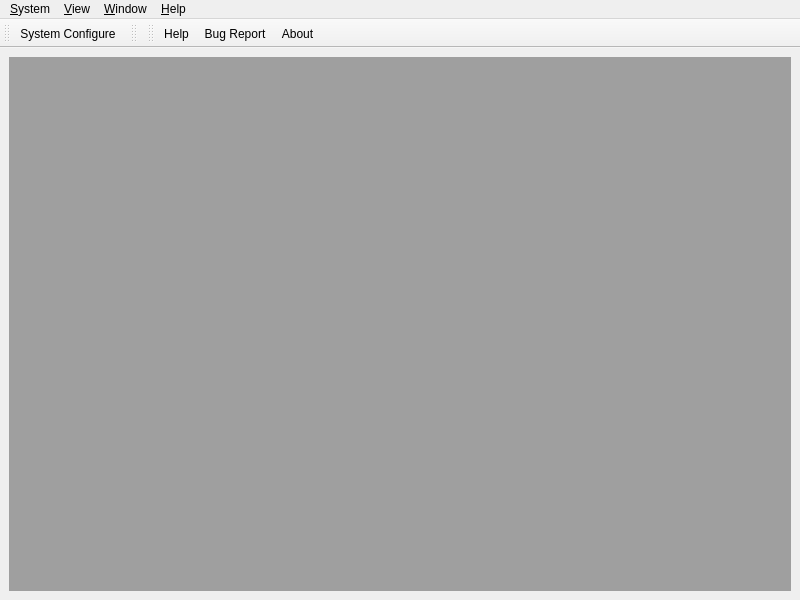
<?xml version="1.0" encoding="UTF-8"?>
<ui version="4.0">
 <class>MainWindowUIClass</class>
 <widget class="QMainWindow" name="MainWindowUIClass">
  <property name="geometry">
   <rect>
    <x>0</x>
    <y>0</y>
    <width>800</width>
    <height>600</height>
   </rect>
  </property>
  <property name="acceptDrops">
   <bool>true</bool>
  </property>
  <property name="whatsThis">
   <string>Main Window</string>
  </property>
  <widget class="QWidget" name="centralwidget">
   <layout class="QGridLayout" name="gridLayout">
    <item row="0" column="0">
     <widget class="QMdiArea" name="mdiArea">
      <property name="acceptDrops">
       <bool>false</bool>
      </property>
      <property name="verticalScrollBarPolicy">
       <enum>Qt::ScrollBarAsNeeded</enum>
      </property>
      <property name="horizontalScrollBarPolicy">
       <enum>Qt::ScrollBarAsNeeded</enum>
      </property>
      <property name="viewMode">
       <enum>QMdiArea::SubWindowView</enum>
      </property>
     </widget>
    </item>
   </layout>
  </widget>
  <widget class="QMenuBar" name="menubar">
   <property name="geometry">
    <rect>
     <x>0</x>
     <y>0</y>
     <width>800</width>
     <height>23</height>
    </rect>
   </property>
   <widget class="QMenu" name="menuSystem">
    <property name="title">
     <string>&amp;System</string>
    </property>
    <addaction name="actionSystemConfigure"/>
    <addaction name="separator"/>
    <addaction name="actionQuit"/>
   </widget>
   <widget class="QMenu" name="menuView">
    <property name="title">
     <string>&amp;View</string>
    </property>
    <addaction name="actionShowMinimized"/>
    <addaction name="actionShowMaximized"/>
    <addaction name="actionShowFullScreen"/>
    <addaction name="actionShowNormal"/>
   </widget>
   <widget class="QMenu" name="menuHelp">
    <property name="title">
     <string>&amp;Help</string>
    </property>
    <addaction name="actionHelp"/>
    <addaction name="actionBugReport"/>
    <addaction name="actionAboutQt"/>
    <addaction name="actionAbout"/>
   </widget>
   <widget class="QMenu" name="menuWindow">
    <property name="title">
     <string>&amp;Window</string>
    </property>
    <widget class="QMenu" name="menuSubWindows">
     <property name="title">
      <string>Subwindows</string>
     </property>
    </widget>
    <addaction name="actionCloseSubWindow"/>
    <addaction name="actionCloseAllSubWindows"/>
    <addaction name="separator"/>
    <addaction name="actionTitleSubWindows"/>
    <addaction name="actionCascadeSubWindows"/>
    <addaction name="separator"/>
    <addaction name="actionNextSubWindow"/>
    <addaction name="actionPreviousSubWindow"/>
    <addaction name="separator"/>
    <addaction name="menuSubWindows"/>
   </widget>
   <addaction name="menuSystem"/>
   <addaction name="menuView"/>
   <addaction name="menuWindow"/>
   <addaction name="menuHelp"/>
  </widget>
  <widget class="QToolBar" name="toolBarSystem">
   <property name="windowTitle">
    <string>System</string>
   </property>
   <attribute name="toolBarArea">
    <enum>TopToolBarArea</enum>
   </attribute>
   <attribute name="toolBarBreak">
    <bool>false</bool>
   </attribute>
   <addaction name="actionSystemConfigure"/>
  </widget>
  <widget class="QToolBar" name="toolBarPlugins">
   <property name="windowTitle">
    <string>Plug-ins</string>
   </property>
   <attribute name="toolBarArea">
    <enum>TopToolBarArea</enum>
   </attribute>
   <attribute name="toolBarBreak">
    <bool>false</bool>
   </attribute>
  </widget>
  <widget class="QToolBar" name="toolBarHelp">
   <property name="windowTitle">
    <string>Help</string>
   </property>
   <attribute name="toolBarArea">
    <enum>TopToolBarArea</enum>
   </attribute>
   <attribute name="toolBarBreak">
    <bool>false</bool>
   </attribute>
   <addaction name="actionHelp"/>
   <addaction name="actionBugReport"/>
   <addaction name="actionAbout"/>
  </widget>
  <action name="actionQuit">
   <property name="text">
    <string>&amp;Quit</string>
   </property>
   <property name="toolTip">
    <string>Quit</string>
   </property>
   <property name="statusTip">
    <string>Quit</string>
   </property>
   <property name="whatsThis">
    <string>Quit</string>
   </property>
  </action>
  <action name="actionLanguageDefaultEnglish">
   <property name="text">
    <string>Default(English)</string>
   </property>
   <property name="statusTip">
    <string>Default(English)</string>
   </property>
   <property name="whatsThis">
    <string>Default(English)</string>
   </property>
  </action>
  <action name="actionStylePlastique">
   <property name="checkable">
    <bool>true</bool>
   </property>
   <property name="text">
    <string>Plastique</string>
   </property>
   <property name="toolTip">
    <string>Plastique Style</string>
   </property>
   <property name="statusTip">
    <string>Plastique Style</string>
   </property>
   <property name="whatsThis">
    <string>Plastique Style</string>
   </property>
  </action>
  <action name="actionStyleCleanlooks">
   <property name="checkable">
    <bool>true</bool>
   </property>
   <property name="text">
    <string>Cleanlooks</string>
   </property>
   <property name="toolTip">
    <string>Cleanlooks Style</string>
   </property>
   <property name="statusTip">
    <string>Cleanlooks Style</string>
   </property>
   <property name="whatsThis">
    <string>Cleanlooks Style</string>
   </property>
  </action>
  <action name="actionUseStylesPalette">
   <property name="checkable">
    <bool>true</bool>
   </property>
   <property name="text">
    <string>Use Style's Palette</string>
   </property>
   <property name="statusTip">
    <string>Use Style's Palette</string>
   </property>
   <property name="whatsThis">
    <string>Use Style's Palette</string>
   </property>
  </action>
  <action name="actionAbout">
   <property name="icon">
    <iconset resource="../resources.qrc">
     <normaloff>:/resources/images/about.png</normaloff>:/resources/images/about.png</iconset>
   </property>
   <property name="text">
    <string>About</string>
   </property>
   <property name="toolTip">
    <string>About</string>
   </property>
   <property name="statusTip">
    <string>About</string>
   </property>
   <property name="whatsThis">
    <string>About</string>
   </property>
  </action>
  <action name="actionBugReport">
   <property name="icon">
    <iconset resource="../resources.qrc">
     <normaloff>:/resources/images/bugreport.png</normaloff>:/resources/images/bugreport.png</iconset>
   </property>
   <property name="text">
    <string>Bug Report</string>
   </property>
   <property name="toolTip">
    <string>Bug Report</string>
   </property>
   <property name="statusTip">
    <string>Bug Report</string>
   </property>
   <property name="whatsThis">
    <string>Bug Report</string>
   </property>
  </action>
  <action name="actionHelp">
   <property name="icon">
    <iconset resource="../resources.qrc">
     <normaloff>:/resources/images/help.png</normaloff>:/resources/images/help.png</iconset>
   </property>
   <property name="text">
    <string>Help</string>
   </property>
   <property name="statusTip">
    <string>Help</string>
   </property>
   <property name="whatsThis">
    <string>Help</string>
   </property>
  </action>
  <action name="actionSystemConfigure">
   <property name="icon">
    <iconset resource="../resources.qrc">
     <normaloff>:/resources/images/configure.png</normaloff>:/resources/images/configure.png</iconset>
   </property>
   <property name="text">
    <string>System Configure</string>
   </property>
   <property name="toolTip">
    <string>System Configure</string>
   </property>
   <property name="statusTip">
    <string>System Configure</string>
   </property>
   <property name="whatsThis">
    <string>System Configure</string>
   </property>
  </action>
  <action name="actionCloseSubWindow">
   <property name="enabled">
    <bool>false</bool>
   </property>
   <property name="text">
    <string>Close Window</string>
   </property>
   <property name="toolTip">
    <string>Close the active window</string>
   </property>
   <property name="statusTip">
    <string>Close the active window</string>
   </property>
   <property name="whatsThis">
    <string>Close the active window</string>
   </property>
  </action>
  <action name="actionCloseAllSubWindows">
   <property name="enabled">
    <bool>false</bool>
   </property>
   <property name="text">
    <string>Close All Windows</string>
   </property>
   <property name="toolTip">
    <string>Close all the windows</string>
   </property>
   <property name="statusTip">
    <string>Close all the windows</string>
   </property>
   <property name="whatsThis">
    <string>Close all the windows</string>
   </property>
  </action>
  <action name="actionTitleSubWindows">
   <property name="enabled">
    <bool>false</bool>
   </property>
   <property name="text">
    <string>Tile</string>
   </property>
   <property name="toolTip">
    <string>Arranges all child windows in a tile pattern.</string>
   </property>
   <property name="statusTip">
    <string>Arranges all child windows in a tile pattern.</string>
   </property>
   <property name="whatsThis">
    <string>Arranges all child windows in a tile pattern.</string>
   </property>
  </action>
  <action name="actionCascadeSubWindows">
   <property name="enabled">
    <bool>false</bool>
   </property>
   <property name="text">
    <string>Cascade</string>
   </property>
   <property name="toolTip">
    <string>Arranges all the child windows in a cascade pattern.</string>
   </property>
   <property name="statusTip">
    <string>Arranges all the child windows in a cascade pattern.</string>
   </property>
   <property name="whatsThis">
    <string>Arranges all the child windows in a cascade pattern.</string>
   </property>
  </action>
  <action name="actionNextSubWindow">
   <property name="enabled">
    <bool>false</bool>
   </property>
   <property name="text">
    <string>&amp;Next</string>
   </property>
   <property name="toolTip">
    <string>Move the focus to the next window</string>
   </property>
   <property name="statusTip">
    <string>Move the focus to the next window</string>
   </property>
   <property name="whatsThis">
    <string>Move the focus to the next window</string>
   </property>
   <property name="shortcut">
    <string>Ctrl+Right</string>
   </property>
  </action>
  <action name="actionPreviousSubWindow">
   <property name="enabled">
    <bool>false</bool>
   </property>
   <property name="text">
    <string>&amp;Previous</string>
   </property>
   <property name="toolTip">
    <string>Move the focus to the previous window</string>
   </property>
   <property name="statusTip">
    <string>Move the focus to the previous window</string>
   </property>
   <property name="whatsThis">
    <string>Move the focus to the previous window</string>
   </property>
   <property name="shortcut">
    <string>Ctrl+Left</string>
   </property>
  </action>
  <action name="actionShowMinimized">
   <property name="enabled">
    <bool>false</bool>
   </property>
   <property name="text">
    <string>Show Minimized</string>
   </property>
   <property name="toolTip">
    <string>Shows the widget minimized, as an icon.</string>
   </property>
   <property name="statusTip">
    <string>Shows the widget minimized, as an icon.</string>
   </property>
   <property name="whatsThis">
    <string>Shows the widget minimized, as an icon.</string>
   </property>
  </action>
  <action name="actionShowMaximized">
   <property name="enabled">
    <bool>false</bool>
   </property>
   <property name="text">
    <string>Show Maximized</string>
   </property>
   <property name="toolTip">
    <string>Shows the widget maximized.</string>
   </property>
   <property name="statusTip">
    <string>Shows the widget maximized.</string>
   </property>
   <property name="whatsThis">
    <string>Shows the widget maximized.</string>
   </property>
  </action>
  <action name="actionShowNormal">
   <property name="enabled">
    <bool>false</bool>
   </property>
   <property name="text">
    <string>Show Normal</string>
   </property>
   <property name="toolTip">
    <string>Restores the widget after it has been maximized or minimized.</string>
   </property>
   <property name="statusTip">
    <string>Restores the widget after it has been maximized or minimized.</string>
   </property>
   <property name="whatsThis">
    <string>Restores the widget after it has been maximized or minimized.</string>
   </property>
  </action>
  <action name="actionShowFullScreen">
   <property name="enabled">
    <bool>false</bool>
   </property>
   <property name="text">
    <string>Show Full-Screen</string>
   </property>
   <property name="toolTip">
    <string>Shows the widget in full-screen mode.</string>
   </property>
   <property name="statusTip">
    <string>Shows the widget in full-screen mode.</string>
   </property>
   <property name="whatsThis">
    <string>Shows the widget in full-screen mode.</string>
   </property>
  </action>
  <action name="actionAboutQt">
   <property name="text">
    <string>About Qt</string>
   </property>
   <property name="toolTip">
    <string>About Qt</string>
   </property>
   <property name="statusTip">
    <string>About Qt</string>
   </property>
  </action>
 </widget>
 <resources>
  <include location="../resources.qrc"/>
 </resources>
 <connections>
  <connection>
   <sender>actionQuit</sender>
   <signal>triggered()</signal>
   <receiver>MainWindowUIClass</receiver>
   <slot>close()</slot>
   <hints>
    <hint type="sourcelabel">
     <x>-1</x>
     <y>-1</y>
    </hint>
    <hint type="destinationlabel">
     <x>399</x>
     <y>352</y>
    </hint>
   </hints>
  </connection>
  <connection>
   <sender>actionTitleSubWindows</sender>
   <signal>triggered()</signal>
   <receiver>mdiArea</receiver>
   <slot>tileSubWindows()</slot>
   <hints>
    <hint type="sourcelabel">
     <x>-1</x>
     <y>-1</y>
    </hint>
    <hint type="destinationlabel">
     <x>399</x>
     <y>325</y>
    </hint>
   </hints>
  </connection>
  <connection>
   <sender>actionCascadeSubWindows</sender>
   <signal>triggered()</signal>
   <receiver>mdiArea</receiver>
   <slot>cascadeSubWindows()</slot>
   <hints>
    <hint type="sourcelabel">
     <x>-1</x>
     <y>-1</y>
    </hint>
    <hint type="destinationlabel">
     <x>399</x>
     <y>325</y>
    </hint>
   </hints>
  </connection>
  <connection>
   <sender>actionCloseSubWindow</sender>
   <signal>triggered()</signal>
   <receiver>mdiArea</receiver>
   <slot>closeActiveSubWindow()</slot>
   <hints>
    <hint type="sourcelabel">
     <x>-1</x>
     <y>-1</y>
    </hint>
    <hint type="destinationlabel">
     <x>399</x>
     <y>325</y>
    </hint>
   </hints>
  </connection>
  <connection>
   <sender>actionCloseAllSubWindows</sender>
   <signal>triggered()</signal>
   <receiver>mdiArea</receiver>
   <slot>closeAllSubWindows()</slot>
   <hints>
    <hint type="sourcelabel">
     <x>-1</x>
     <y>-1</y>
    </hint>
    <hint type="destinationlabel">
     <x>399</x>
     <y>325</y>
    </hint>
   </hints>
  </connection>
  <connection>
   <sender>actionNextSubWindow</sender>
   <signal>triggered()</signal>
   <receiver>mdiArea</receiver>
   <slot>activateNextSubWindow()</slot>
   <hints>
    <hint type="sourcelabel">
     <x>-1</x>
     <y>-1</y>
    </hint>
    <hint type="destinationlabel">
     <x>399</x>
     <y>325</y>
    </hint>
   </hints>
  </connection>
  <connection>
   <sender>actionPreviousSubWindow</sender>
   <signal>triggered()</signal>
   <receiver>mdiArea</receiver>
   <slot>activatePreviousSubWindow()</slot>
   <hints>
    <hint type="sourcelabel">
     <x>-1</x>
     <y>-1</y>
    </hint>
    <hint type="destinationlabel">
     <x>399</x>
     <y>325</y>
    </hint>
   </hints>
  </connection>
  <connection>
   <sender>actionShowMaximized</sender>
   <signal>triggered()</signal>
   <receiver>MainWindowUIClass</receiver>
   <slot>showMaximized()</slot>
   <hints>
    <hint type="sourcelabel">
     <x>-1</x>
     <y>-1</y>
    </hint>
    <hint type="destinationlabel">
     <x>399</x>
     <y>299</y>
    </hint>
   </hints>
  </connection>
  <connection>
   <sender>actionShowMinimized</sender>
   <signal>triggered()</signal>
   <receiver>MainWindowUIClass</receiver>
   <slot>showMinimized()</slot>
   <hints>
    <hint type="sourcelabel">
     <x>-1</x>
     <y>-1</y>
    </hint>
    <hint type="destinationlabel">
     <x>399</x>
     <y>299</y>
    </hint>
   </hints>
  </connection>
  <connection>
   <sender>actionShowNormal</sender>
   <signal>triggered()</signal>
   <receiver>MainWindowUIClass</receiver>
   <slot>showNormal()</slot>
   <hints>
    <hint type="sourcelabel">
     <x>-1</x>
     <y>-1</y>
    </hint>
    <hint type="destinationlabel">
     <x>399</x>
     <y>299</y>
    </hint>
   </hints>
  </connection>
  <connection>
   <sender>actionShowFullScreen</sender>
   <signal>triggered()</signal>
   <receiver>MainWindowUIClass</receiver>
   <slot>showFullScreen()</slot>
   <hints>
    <hint type="sourcelabel">
     <x>-1</x>
     <y>-1</y>
    </hint>
    <hint type="destinationlabel">
     <x>399</x>
     <y>299</y>
    </hint>
   </hints>
  </connection>
 </connections>
</ui>
